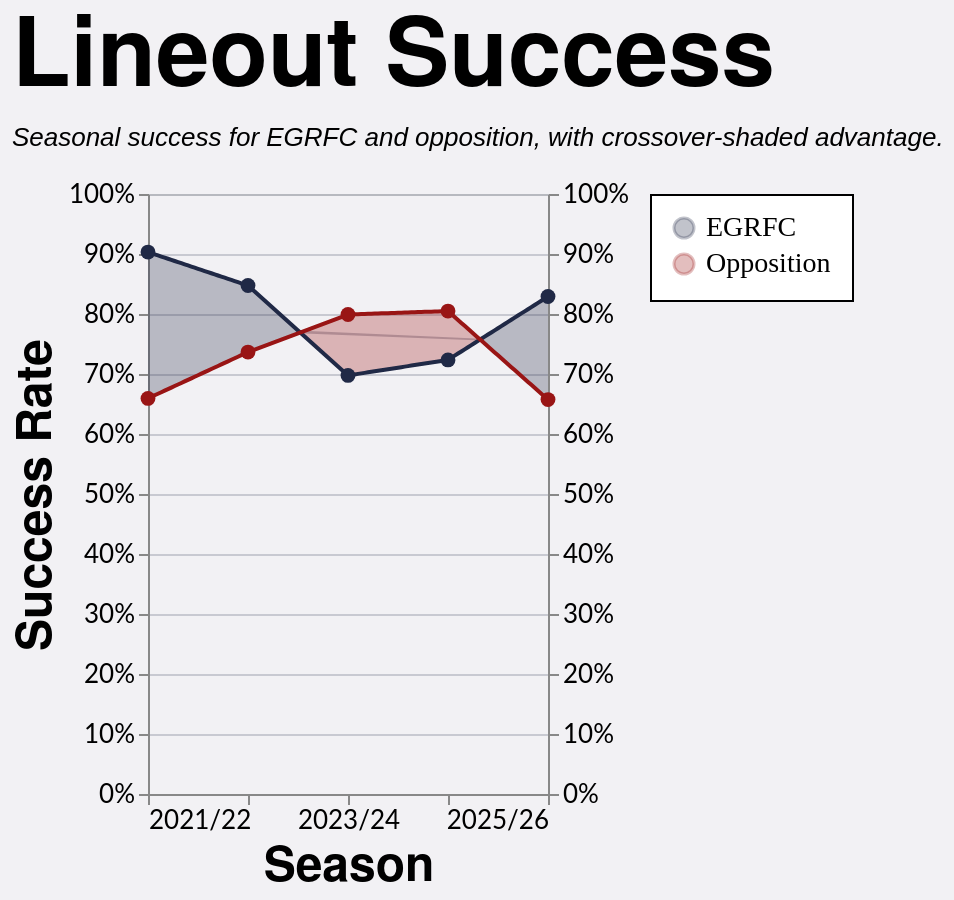

This figure's Vega-Lite source:
### Vega-Lite specification from a JSON file in a GitHub repository (floating-point values rounded to 4 significant figures; data arrays with more than 128 entries replaced by an {"elided": "..."} marker saying what was removed)
{"config": {"axis": {"labelFont": "Lato, sans-serif", "titleFont": "PT Sans Narrow, Helvetica Neue, Helvetica, Arial, sans-serif", "labelFontSize": 13, "titleFontSize": 24, "gridColor": "#202947", "gridOpacity": 0.2}, "header": {"labelFont": "PT Sans Narrow, Helvetica Neue, Helvetica, Arial, sans-serif", "titleFont": "PT Sans Narrow, Helvetica Neue, Helvetica, Arial, sans-serif", "labelFontSize": 24, "titleFontSize": 28, "labelFontWeight": "bold", "orient": "left"}, "legend": {"labelFont": "Lato, sans-serif", "titleFont": "PT Sans Narrow, Helvetica Neue, Helvetica, Arial, sans-serif", "labelFontSize": 14, "titleFontSize": 16, "titlePadding": 5, "fillColor": "white", "strokeColor": "black", "padding": 10, "titleFontWeight": "lighter", "titleFontStyle": "italic", "titleColor": "gray", "offset": 10}, "title": {"font": "PT Sans Narrow, Helvetica Neue, Helvetica, Arial, sans-serif", "fontSize": 48, "fontWeight": "bold", "anchor": "start", "align": "center", "titlePadding": 20, "subtitlePadding": 10, "subtitleFontSize": 13, "subtitleColor": "", "subtitleFontStyle": "italic", "offset": 15, "color": "black"}, "axisX": {"labelAngle": 0}, "facet": {"title": null, "header": null, "align": {"row": "each", "column": "each"}}, "resolve": {"scale": {"y": "independent", "facet": "independent"}}, "background": "#f2f1f4"}, "layer": [{"mark": {"type": "area", "opacity": 0.28}, "encoding": {"color": {"field": "leading_team", "legend": {"labelFont": "PT Sans Narrow", "orient": "right", "title": null}, "scale": {"domain": ["EGRFC", "Opposition"], "range": ["#202946", "#991515"]}, "title": "Team", "type": "nominal"}, "x": {"axis": {"grid": false, "labelExpr": "datum.value == 0 ? '2021/22' : datum.value == 1 ? '2022/23' : datum.value == 2 ? '2023/24' : datum.value == 3 ? '2024/25' : datum.value == 4 ? '2025/26' : ''", "values": [0, 1, 2, 3, 4]}, "field": "season_pos", "scale": {"domain": [0, 4]}, "title": "Season", "type": "quantitative"}, "y": {"axis": {"format": "%", "orient": "left"}, "field": "y_high", "scale": {"domain": [0.0, 1.0]}, "title": "Success Rate", "type": "quantitative"}, "y2": {"field": "y_low"}}, "transform": [{"filter": "(datum.team === 'EGRFC')"}]}, {"mark": {"type": "line", "size": 2}, "encoding": {"color": {"field": "team", "scale": {"domain": ["EGRFC", "Opposition"], "range": ["#202946", "#991515"]}, "title": "Team", "type": "nominal"}, "x": {"axis": {"labelExpr": "datum.value == 0 ? '2021/22' : datum.value == 1 ? '2022/23' : datum.value == 2 ? '2023/24' : datum.value == 3 ? '2024/25' : datum.value == 4 ? '2025/26' : ''", "values": [0, 1, 2, 3, 4]}, "field": "season_pos", "scale": {"domain": [0, 4]}, "title": "Season", "type": "quantitative"}, "y": {"axis": {"format": "%", "orient": "right"}, "field": "success_rate", "scale": {"domain": [0.0, 1.0]}, "title": null, "type": "quantitative"}}}, {"mark": {"type": "point", "filled": true, "opacity": 1.0, "size": 55}, "encoding": {"color": {"field": "team", "scale": {"domain": ["EGRFC", "Opposition"], "range": ["#202946", "#991515"]}, "title": "Team", "type": "nominal"}, "tooltip": [{"field": "team", "title": "Team", "type": "nominal"}, {"field": "squad", "title": "Squad", "type": "nominal"}, {"field": "set_piece_type", "title": "Set Piece", "type": "nominal"}, {"field": "lineouts_total", "format": ",.0f", "title": "Total datum.set_piece_type", "type": "quantitative"}, {"field": "success_rate", "format": ".0%", "title": "Success Rate", "type": "quantitative"}], "x": {"field": "season_pos", "title": "Season", "type": "quantitative"}, "y": {"axis": null, "field": "success_rate", "scale": {"domain": [0.0, 1.0]}, "title": "Success Rate", "type": "quantitative"}}, "transform": [{"filter": "datum.is_anchor"}]}], "data": {"name": "data-d9b4d0873ae75c9e3a92a10308646e32"}, "height": 300, "params": [{"name": "spSquadParam", "value": "1st"}], "title": {"text": "Lineout Success", "subtitle": "Seasonal success for EGRFC and opposition, with crossover-shaded advantage."}, "transform": [{"filter": "datum.squad == (spSquadParam + ' XV')"}], "width": 200, "$schema": "https://vega.github.io/schema/vega-lite/v5.20.1.json", "datasets": {"data-d9b4d0873ae75c9e3a92a10308646e32": {"elided": "484 records"}}}
